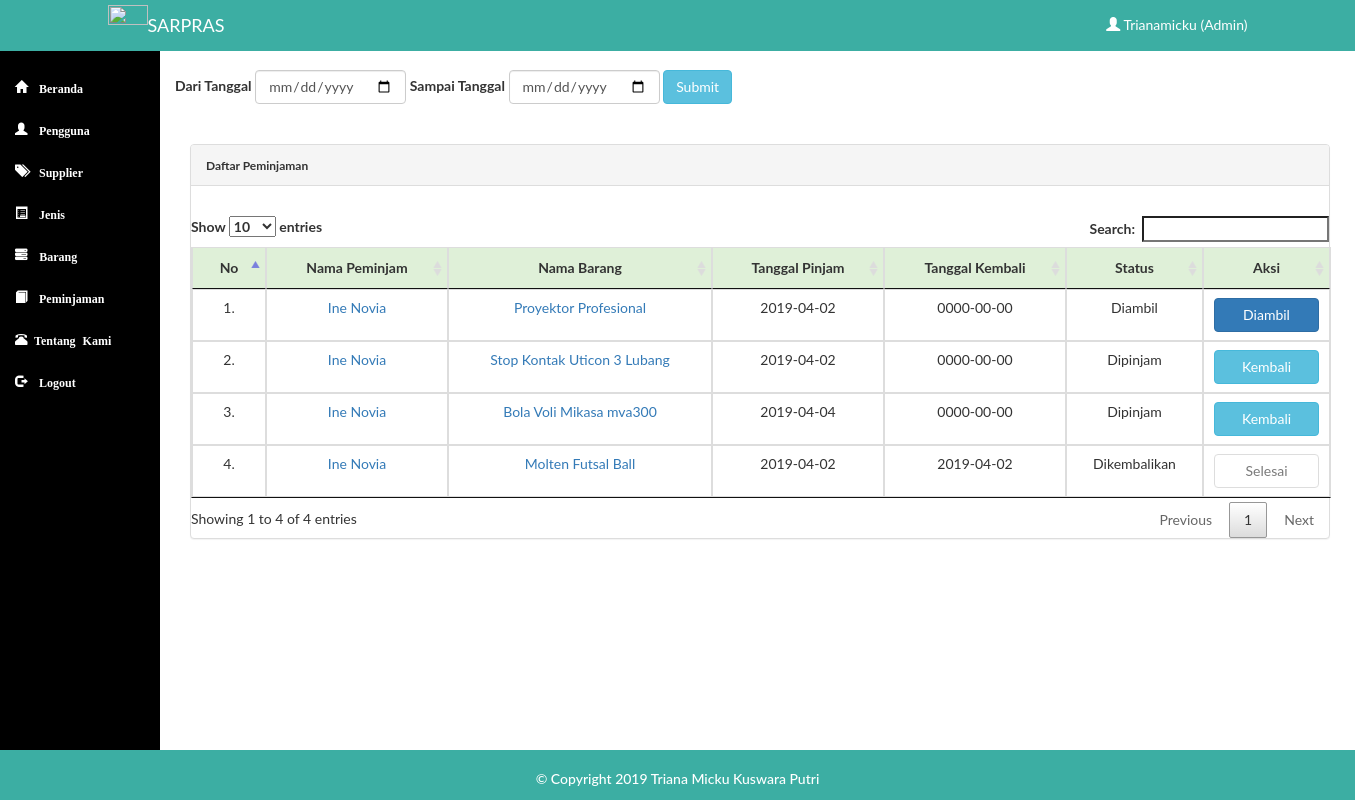
The page /uji_ukom/peminjaman/tampil_pinjam.php (signed in) on the database its author committed.
### tables this page shows
CREATE TABLE `peminjaman` (
  `id_pinjam` int(11) NOT NULL,
  `id_pengguna` int(11) NOT NULL,
  `id_barang` int(11) NOT NULL,
  `tgl_pinjam` date NOT NULL,
  `tgl_kembali` date NOT NULL,
  `status` char(1) NOT NULL
);

CREATE TABLE `pengguna` (
  `id_pengguna` int(11) NOT NULL,
  `nm_lengkap` varchar(50) NOT NULL,
  `nm_pengguna` varchar(50) NOT NULL,
  `kata_sandi` varchar(50) NOT NULL,
  `kelamin` varchar(20) NOT NULL,
  `no_telp` char(15) NOT NULL,
  `alamat` text NOT NULL,
  `jabatan` varchar(30) NOT NULL
);

CREATE TABLE `barang` (
  `id_barang` int(11) NOT NULL,
  `id_jenis` int(11) NOT NULL,
  `gambar` varchar(200) NOT NULL,
  `spek_barang` varchar(50) NOT NULL,
  `kondisi` varchar(20) NOT NULL,
  `sumber_dana` varchar(50) NOT NULL,
  `harga` varchar(100) NOT NULL,
  `id_dist` int(11) NOT NULL,
  `tgl_beli` date NOT NULL
);

### uji_ukom/peminjaman/tampil_pinjam.php (the view, shortened to what this page needs)
<?php
	include '../index.php';
	if (isset($_POST['cari_tgl'])) {
		$awal = $_POST['awal'];
		$akhir = $_POST['akhir'];
		$query = mysql_query("SELECT * FROM peminjaman p
											inner join barang b on b.id_barang = p.id_barang
											inner join jenis je on je.id_jenis = b.id_jenis
											inner join distributor di on di.id_dist = b.id_dist
											inner join pengguna pe on p.id_pengguna = pe.id_pengguna
											WHERE p.tgl_pinjam BETWEEN '$awal' AND '$akhir'
											ORDER BY p.status ASC");;
	}else{
	$query = mysql_query("SELECT * FROM peminjaman p
										inner join barang b on b.id_barang = p.id_barang
										inner join jenis je on je.id_jenis = b.id_jenis
										inner join distributor di on di.id_dist = b.id_dist
										inner join pengguna pe on p.id_pengguna = pe.id_pengguna
										ORDER BY p.status ASC");
	}
 ?><br>
 	<form action="" method="post" class="form-inline float-left">
		<div class="form-group">
			<label> Dari Tanggal</label>
				<input type="date" name="awal" class="form-control" >
		</div>
		<div class="form-group">
			<label>Sampai Tanggal</label>
				<input type="date" name="akhir" class="form-control" >
		</div>
			 <button type="submit" name="cari_tgl" class="btn btn-info">Submit</button>
	</form><br><br>
<div class="container">
 		<div class="panel panel-default">
		<div class="panel-heading">
			<b style="font-size: 12px;">Daftar Peminjaman</b>
		</div>
		<div class="panel-body">
			</div>
 <table class="table table datatable table-bordered ">
 	<thead>
 		<tr class="success">
 			<th class="text-center">No</th>
			<th class="text-center">Nama Peminjam</th>
			<th class="text-center">Nama Barang</th>
			<th class="text-center">Tanggal Pinjam</th>
			<th class="text-center">Tanggal Kembali</th>
			 <?php if($_SESSION['jabatan'] == 'Admin'){ ?>
			<th class="text-center">Status</th>
			<th class="text-center">Aksi</th>
		<?php } ?>
 	</tr>
 	</thead>
 		<tbody>
	 <?php
		$no = 1;
		while ($data = mysql_fetch_array($query)) {
			?>
			<tr>
				<td class="text-center"><?php echo $no++ ?>.</td>
				<td class="text-center"><a data-toggle="modal" data-target="#<?php echo $data['id_pinjam'] ?>" ><?php echo $data['nm_lengkap']; ?></a></td>
				<td class="text-center"><a data-toggle="modal" data-target="#<?php echo $data['id_barang'] ?>" ><?php echo $data['spek_barang']; ?></a></td>
				<td class="text-center"><?php echo ($data['tgl_pinjam']) ?></td>
				<td class="text-center"><?php echo ($data['tgl_kembali']) ?></td>
				 <?php if($_SESSION['jabatan'] == 'Admin'){ ?>
				<?php if ($data['status'] == "0") {
					$stat2 = "Diambil";
				}elseif($data['status'] == "1" ){
					$stat2 = "Dipinjam";
				}else{
					$stat2 = "Dikembalikan";
				} ?>
				<td class="text-center"><?php echo $stat2; ?></td>
				<?php if ($data['status'] == "0") {
					$stat = "<a style='width: 100%;' class='btn btn-primary' href='?id_barang=".$data['id_barang']."&status=0&id_pinjam=".$data['id_pinjam']."'>Diambil</a>";
				}elseif( $data['status'] == "1" ){
					$stat = "<a style='width: 100%;' class='btn btn-info' href='?id_barang=".$data['id_barang']."&status=1&id_pinjam=".$data['id_pinjam']."'>Kembali</a>";
				}else{
					$stat = "<a style='width: 100%;' class='btn btn-default disabled'>Selesai</a>";
				} ?>
				<td class="text-center"><?php echo $stat; ?></td>
			<?php } ?>
			</tr>
<?php } ?>
</tbody>
		</table>
	</div>
</div>
 <?php
	include '../footer.php';
 ?>

### uji_ukom/index.php (shortened to what this page needs)
<!DOCTYPE html>
<html>
<head>
  <link rel="stylesheet" type="text/css" href="<?php echo base_url;?>assets/css/bootstrap.min.css">
  <link rel="stylesheet" type="text/css" href="<?php echo base_url;?>assets/style.css">
  <link rel="stylesheet" type="text/css" href="<?php echo base_url;?>assets/css/jquery.dataTables.min.css">
</head>
<body>
<div class="print sidenav" style="background-color: black;">
 <?php if($_SESSION['jabatan'] == 'Admin'){ ?>
        <a class=" glyphicon glyphicon-home" style="font-weight: bold; padding: 15px;" href="<?php echo base_url; ?>page/dash.php"> Beranda</a>
        <a class=" glyphicon glyphicon-user" style="font-weight: bold; padding: 15px;" href="<?php echo base_url; ?>pengguna/pengguna.php"> Pengguna</a>
        <a class=" glyphicon glyphicon-tags" style="font-weight: bold; padding: 15px;" href="<?php echo base_url; ?>distributor/dist.php"> Supplier</a>
        <a class=" glyphicon glyphicon-list-alt" style="font-weight: bold; padding: 15px;" href="<?php echo base_url; ?>jenis/jenis.php"> Jenis</a>
        <a class=" glyphicon glyphicon-tasks" style="font-weight: bold; padding: 15px;" href="<?php echo base_url; ?>barang/barang2.php"> Barang</a>
        <a class=" glyphicon glyphicon-book" style="font-weight: bold; padding: 15px;" href="<?php echo base_url; ?>peminjaman/tampil_pinjam.php">  Peminjaman</a>
  <?php } ?>
      <a class="glyphicon glyphicon-phone-alt" style="font-weight: bold; padding: 15px; word-spacing: -5px !important;" href="../page/kontak.php"> Tentang Kami</a>
      <a class="glyphicon glyphicon-log-out" style="font-weight: bold; padding: 15px;" href="../logout.php" onclick="return confirm('Apakah anda ingin keluar?')" > Logout</a>
</div>
  <nav class="navbar navbar-fixed-top" style="background-color: #3caea3;" role="navigation">
     <div class="container">
       <div class="navbar-header">
            <table>
              <tr>
                <td>
                  <img src="../assets/img/triana.png" class="img-responsive" width="40" height="40">
                </td>
                <td>
                  <a href="" class="navbar-brand" style="color: white;">SARPRAS</a>
                </td>
              </tr>
            </table>
            </div>
     <div class="collapse navbar-collapse" id="bs-example-navbar-collapse-1">
        <ul class="nav navbar-nav navbar-right">
           <li><a style="color: white;" href=""><span class="glyphicon glyphicon-user"></span> <?= ucfirst($_SESSION['nm_pengguna']);?> (<?= ucfirst($_SESSION['jabatan']);?>)</a></li>
    </div>
          </div>
              </nav>
<br><br>

### uji_ukom/footer.php (shortened to what this page needs)
<br><br>
  <div class="navbar navbar-fixed-bottom" style="background-color: #3caea3; text-align: center; padding-top: 10px !important; margin-bottom: -0px !important;" >
    <h5 style="color: white;">&copy; Copyright 2019 Triana Micku Kuswara Putri</h5>
  </div>
</body>
</html>

### uji_ukom/assets/style.css (style rules this page uses)
body { font-family: 'Lato', sans-serif; background-image: url(img/); background-repeat: no-repeat; background-attachment: fixed; background-size: cover; }
.sidenav { height: 100%; width: 160px; position: fixed; z-index: 1; top: 0; left: 0; background-color: #111; overflow-x: hidden; padding-top: 30px; margin-top: 35px; }
.sidenav a { padding: 6px 6px 6px 32px; text-decoration: none; font-size: 12px; color: white; display: block; }

### uji_ukom/index.php (style rules this page uses)
body { font-family: "Lato", sans-serif !important; padding-left: 175px; padding-right: 30px; margin-top: 10px; }

### rows shown on the page
peminjaman: id_pengguna.nm_lengkap "Ine Novia", id_barang.spek_barang "Proyektor Profesional", tgl_pinjam "2019-04-02", tgl_kembali "0000-00-00", status "Diambil"
peminjaman: id_pengguna.nm_lengkap "Ine Novia", id_barang.spek_barang "Stop Kontak Uticon 3 Lubang", tgl_pinjam "2019-04-02", tgl_kembali "0000-00-00", status "Dipinjam"
peminjaman: id_pengguna.nm_lengkap "Ine Novia", id_barang.spek_barang "Bola Voli Mikasa mva300", tgl_pinjam "2019-04-04", tgl_kembali "0000-00-00", status "Dipinjam"
peminjaman: id_pengguna.nm_lengkap "Ine Novia", id_barang.spek_barang "Molten Futsal Ball", tgl_pinjam "2019-04-02", tgl_kembali "2019-04-02", status "Dikembalikan", shows "Selesai"

### other values the page prints
$_SESSION['nm_pengguna'] "Trianamicku"
$_SESSION['jabatan'] "Admin"
